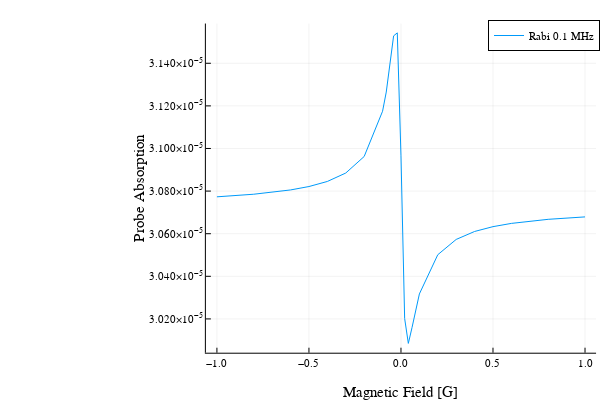

The notebook cell this image was saved under:
### Code cell
dfOmega0k1=DataFrame(B=xOmega0k1,Absorption=yOmega0k1)
CSV.write("CsD1_33_Omega0k1.csv",dfOmega2)
plot(xOmega0k5,yOmega0k5,xlabel="Magnetic Field [G]",ylabel="Probe Absorption",label="Rabi 0.1 MHz")

### Figure 1 — Plotly figure (JSON) as saved in the notebook; plotly's stock layout.template omitted (floating-point values rounded to 4 significant figures)
{"data": [{"colorbar": {"len": 0.9143, "title": {"text": ""}, "x": 0.9934, "y": 0.533}, "legendgroup": "Rabi 0.1 MHz", "line": {"color": "rgba(0, 154, 250, 1.000)", "dash": "solid", "shape": "linear", "width": 1}, "mode": "lines", "name": "Rabi 0.1 MHz", "showlegend": true, "type": "scatter", "x": [-1, -0.8, -0.6, -0.5, -0.4, -0.3, -0.2, -0.1, -0.08, -0.06, -0.04, -0.02, 0, 0.02, 0.04, 0.06, 0.08, 0.1, 0.2, 0.3, 0.4, 0.5, 0.6, 0.8, 1], "xaxis": "x", "y": [3.077e-05, 3.079e-05, 3.081e-05, 3.082e-05, 3.085e-05, 3.088e-05, 3.096e-05, 3.117e-05, 3.126e-05, 3.139e-05, 3.153e-05, 3.154e-05, 3.097e-05, 3.02e-05, 3.009e-05, 3.016e-05, 3.025e-05, 3.032e-05, 3.05e-05, 3.057e-05, 3.061e-05, 3.063e-05, 3.065e-05, 3.067e-05, 3.068e-05], "yaxis": "y"}], "layout": {"annotations": [], "height": 400, "legend": {"bgcolor": "rgba(255, 255, 255, 1.000)", "bordercolor": "rgba(0, 0, 0, 1)", "borderwidth": 1, "font": {"color": "rgba(0, 0, 0, 1)", "family": "sans-serif", "size": 11}, "title": {"font": {"color": "rgba(0, 0, 0, 1)", "family": "sans-serif", "size": 15}, "text": ""}, "tracegroupgap": 0, "traceorder": "normal", "x": 1, "xanchor": "auto", "y": 1, "yanchor": "auto"}, "margin": {"b": 20, "l": 0, "r": 0, "t": 20}, "paper_bgcolor": "rgba(255, 255, 255, 1.000)", "plot_bgcolor": "rgba(255, 255, 255, 1.000)", "showlegend": true, "width": 600, "xaxis": {"anchor": "y", "domain": [0.3431, 0.9934], "gridcolor": "rgba(0, 0, 0, 0.1)", "gridwidth": 0.5, "linecolor": "rgba(0, 0, 0, 1)", "mirror": false, "range": [-1.06, 1.06], "showgrid": true, "showline": true, "showticklabels": true, "tickangle": 0, "tickcolor": "rgb(0, 0, 0)", "tickfont": {"color": "rgba(0, 0, 0, 1)", "family": "sans-serif", "size": 11}, "tickmode": "array", "ticks": "inside", "ticktext": ["−1.0", "−0.5", "0.0", "0.5", "1.0"], "tickvals": [-1, -0.5, 0, 0.5, 1], "title": {"font": {"color": "rgba(0, 0, 0, 1)", "family": "sans-serif", "size": 15}, "text": "Magnetic Field [G]"}, "type": "linear", "visible": true, "zeroline": false, "zerolinecolor": "rgba(0, 0, 0, 1)"}, "yaxis": {"anchor": "x", "domain": [0.07581, 0.9902], "gridcolor": "rgba(0, 0, 0, 0.1)", "gridwidth": 0.5, "linecolor": "rgba(0, 0, 0, 1)", "mirror": false, "range": [3.004e-05, 3.159e-05], "showgrid": true, "showline": true, "showticklabels": true, "tickangle": 0, "tickcolor": "rgb(0, 0, 0)", "tickfont": {"color": "rgba(0, 0, 0, 1)", "family": "sans-serif", "size": 11}, "tickmode": "array", "ticks": "inside", "ticktext": ["3.020×10<sup>−5</sup>", "3.040×10<sup>−5</sup>", "3.060×10<sup>−5</sup>", "3.080×10<sup>−5</sup>", "3.100×10<sup>−5</sup>", "3.120×10<sup>−5</sup>", "3.140×10<sup>−5</sup>"], "tickvals": [3.02e-05, 3.04e-05, 3.06e-05, 3.08e-05, 3.1e-05, 3.12e-05, 3.14e-05], "title": {"font": {"color": "rgba(0, 0, 0, 1)", "family": "sans-serif", "size": 15}, "text": "Probe Absorption"}, "type": "linear", "visible": true, "zeroline": false, "zerolinecolor": "rgba(0, 0, 0, 1)"}}}
